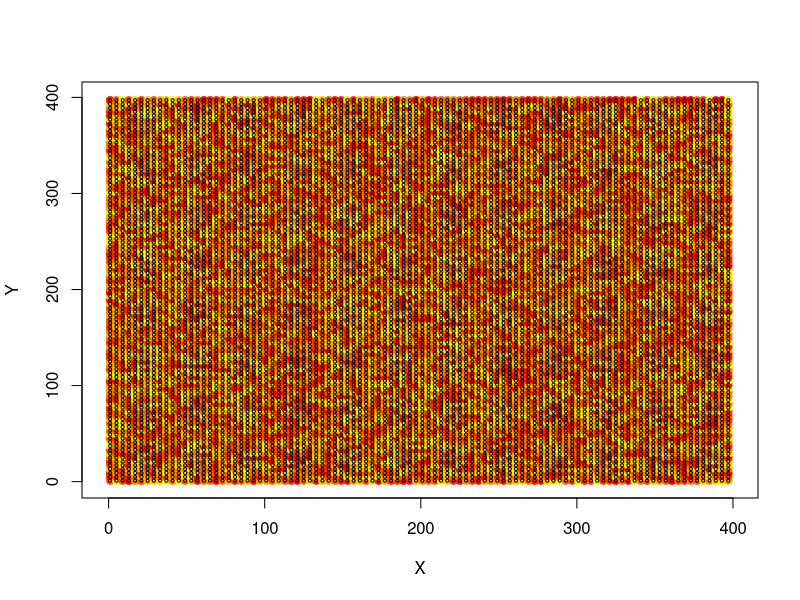

Write the R code that produced this figure. (Note: a time limit stopped this script after it produced the figure.)
rm(list=ls())

# Points----
num_points <- 400  # number of points for each type
num_type_points <- 25  # number of types of points

radius <- 1
space <- 2  # the gap between two circles

ppx <- 100  # points per x axis
ppy <- num_points*num_type_points/ppx  # points per y axis

x_dim <- ppx*2*radius + space*ppx
y_dim <- ppy*2*radius + space*ppy

xpoints <- integer()
ypoints <- integer()
for (i in 1:ppx) {
  coords <- seq(from=radius, to=y_dim, by=2*radius+space)
  xpoints <- append(xpoints, rep.int(coords[i], ppy), after=length(xpoints))
  ypoints <- append(ypoints, coords, after=length(ypoints))
}

pal <- colorRampPalette(c("red", "yellow"))
pal <- pal(num_type_points)
pal <- rep(pal, num_points)
rand_colors = sample(pal, ppx*ppy, replace=FALSE)

df_points <- data.frame(X = xpoints, Y = ypoints, Color = rand_colors)

plot(df_points$X, df_points$Y, xlim=c(0-1,x_dim), ylim=c(0-1,y_dim), 
     col=df_points$Color, xlab="X", ylab="Y", pch=19)

for (i in 1:(num_points*num_type_points)) {
  symbols(df_points$X[i], df_points$Y[i], circles=radius,
          add=TRUE, inches=FALSE, bg=df_points$Color[i])
}

# Nearest Distance then plot distribution----
find_nearest_neighbors <- function(df) {
  colors <- unique(df$Color)
  
  dist <- integer()
  
  for (i in 1:length(colors)) {  # sort by color
    df_color <- df[df$Color == colors[i],]
    
    for (j in 1:nrow(df_color)) {  # going down each point one by one
      x0 <- df_color[j, 1]
      y0 <- df_color[j, 2]
      distances <- integer()
      df_color_rem <- df_color[-j,]

      for (k in 1:nrow(df_color_rem)) {  # finding distance for each point from initial point
        x <- df_color_rem[k, 1]
        y <- df_color_rem[k, 2]
        z = sqrt((x-x0)^2 + (y-y0)^2)
        distances <- append(distances, z)
      }
      min_dist = min(distances)
      dist <- append(dist, min_dist, after=as.numeric(rownames(df_color)[j])-1)
    }
  }
  df$Distance = dist
  return(df)
}

df_points <- find_nearest_neighbors(df_points)
hist(df_points$Distance)
summary(df_points$Distance)
sd(df_points$Distance)

mean_by_color <- aggregate(df_points[, 4], list(df_points$Color), mean)
barplot(mean_by_color$x, col=mean_by_color$Group.1, xlab='Colors (by code)', ylab='mean')
sd(mean_by_color$x)

sorted_df <- df_points[order(-df_points$Distance),]
sorted_df[101,]$Distance
sorted_df[501,]$Distance
